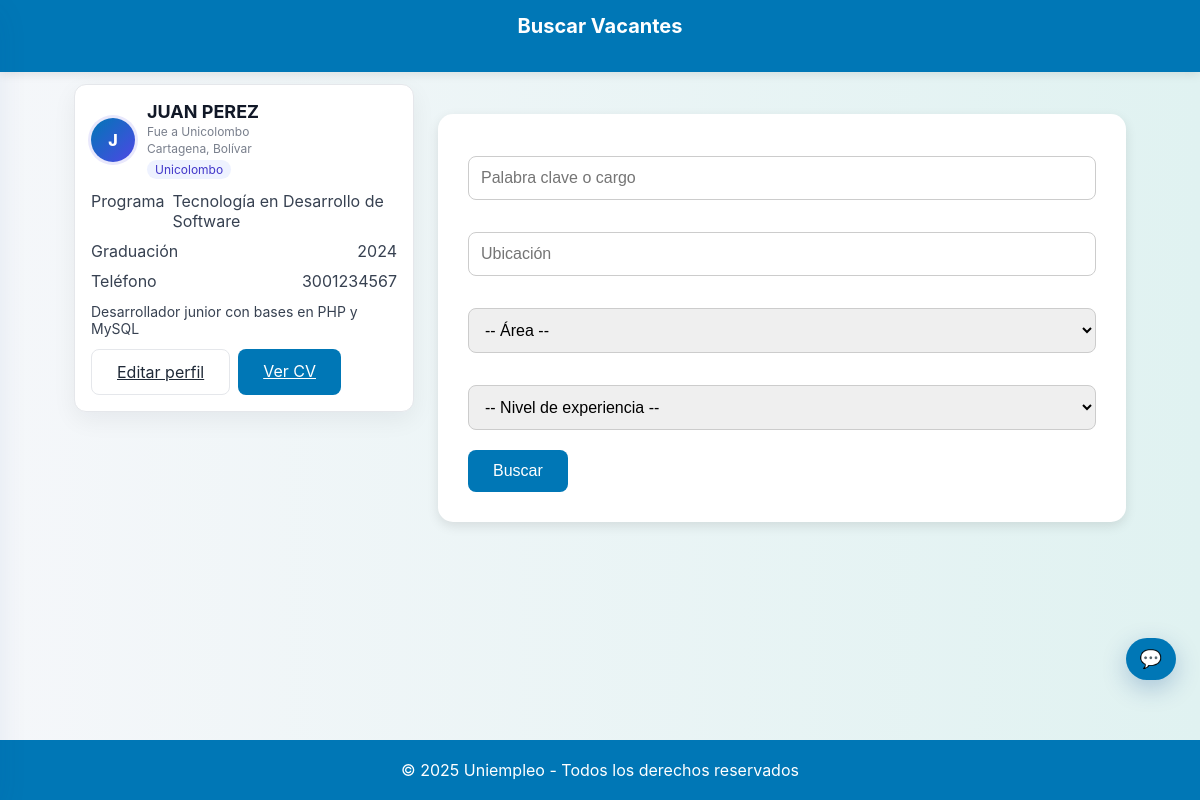
Page /UniEmpleo/BuscarVacantes.php (signed in) on the committed database.
### tables this page shows
CREATE TABLE IF NOT EXISTS `egresados` (
  `id` INT NOT NULL AUTO_INCREMENT,
  `nombre` VARCHAR(255) NOT NULL,
  `email` VARCHAR(255) NOT NULL,
  `correo` VARCHAR(255) UNIQUE,
  `contrasena` VARCHAR(255) NULL,
  `telefono` VARCHAR(50) NULL,
  `programa` VARCHAR(255) NULL,
  `graduacion` INT NULL,
  `perfil` TEXT NULL,
  `cv` VARCHAR(255) NULL,
  `created_at` TIMESTAMP DEFAULT CURRENT_TIMESTAMP,
  PRIMARY KEY (`id`),
  INDEX `idx_egresados_email` (`email`),
  INDEX `idx_egresados_correo` (`correo`)
);

### UniEmpleo/profile_card.php (the view, shortened to what this page needs)
<?php
$correo = $_SESSION['correo'] ?? null;
$egresado = null;
if ($correo) {
   $conn = mysqli_connect("localhost", "root", "", "uniempleo");
   if ($conn) {
     $stmt = mysqli_prepare($conn, "SELECT nombre, correo, email, telefono, programa, graduacion, perfil, cv FROM egresados WHERE correo = ? LIMIT 1");
     mysqli_stmt_bind_param($stmt, 's', $correo);
     mysqli_stmt_execute($stmt);
     $result = mysqli_stmt_get_result($stmt);
     if ($result && $row = mysqli_fetch_assoc($result)) {
       $egresado = $row;
     }
   }
}
$initial = '';
$substr = function($s) {
  return function_exists('mb_substr') ? mb_substr($s, 0, 1, 'UTF-8') : substr($s, 0, 1);
};
if ($egresado && !empty($egresado['nombre'])) {
  $initial = strtoupper($substr($egresado['nombre']));
} elseif ($correo) {
  $initial = strtoupper($substr($correo));
}
$nombre = $egresado['nombre'] ?? $correo;
$programa = $egresado['programa'] ?? 'Programa no especificado';
$graduacion = $egresado['graduacion'] ?? '—';
$telefono = $egresado['telefono'] ?? '—';
$institucion = 'Unicolombo';
$ciudad = 'Cartagena, Bolívar';
$perfil_text = $egresado['perfil'] ?? 'Completa tu perfil para mejores recomendaciones.';
$cv_path = $egresado['cv'] ?? null;
?>
<div class="profile-card">
  <div class="profile-header">
    <div class="profile-avatar"><?= htmlspecialchars($initial) ?></div>
    <div class="profile-info">
      <p class="profile-name"><?= htmlspecialchars(strtoupper($nombre)) ?></p>
      <p class="profile-sub">Fue a <?= htmlspecialchars($institucion) ?></p>
      <p class="profile-sub"><?= htmlspecialchars($ciudad) ?></p>
      <span class="profile-tag">Unicolombo</span>
    </div>
  </div>
  <div class="profile-meta">
    <div class="meta-item"><span>Programa</span><span><?= htmlspecialchars($programa) ?></span></div>
    <div class="meta-item"><span>Graduación</span><span><?= htmlspecialchars($graduacion) ?></span></div>
    <div class="meta-item"><span>Teléfono</span><span><?= htmlspecialchars($telefono) ?></span></div>
  </div>
  <p class="profile-summary"><?= htmlspecialchars($perfil_text) ?></p>
  <div class="profile-actions">
    <a class="button btn--ghost" href="RegistroEgresados.html">Editar perfil</a>
    <?php if ($cv_path): ?>
      <a class="button" href="<?= htmlspecialchars($cv_path) ?>" target="_blank">Ver CV</a>
    <?php endif; ?>
  </div>
</div>

### UniEmpleo/style.css (style rules this page uses)
* { margin: 0; padding: 0; box-sizing: border-box; }
body { font-family: 'Segoe UI', Tahoma, Geneva, Verdana, sans-serif; background: linear-gradient(to right, #f5f7fa, #e0f2f1); color: #333; min-height: 100vh; display: flex; flex-direction: column; }
input[type="submit"], .button { background-color: #0077b6; color: white; border: none; padding: 12px 25px; border-radius: 8px; font-size: 16px; cursor: pointer; transition: background-color 0.3s ease; }
body { font-family: 'Inter', system-ui, -apple-system, Segoe UI, Roboto, Arial, sans-serif; }
.profile-card { background: #fff; border: 1px solid #e5e7eb; border-radius: 12px; box-shadow: 0 8px 24px rgba(15,23,42,.06); padding: 16px; }
.profile-header { display:flex; align-items:center; gap:12px; margin-bottom:12px; }
.profile-avatar { width:44px; height:44px; border-radius:50%; background: linear-gradient(135deg,#0077b6,#4f46e5); color:#fff; display:flex; align-items:center; justify-content:center; font-weight:800; box-shadow: 0 0 0 3px rgba(79,70,229,.12); }
.profile-info .profile-name { margin:0; font-size:18px; font-weight:700; color:#111827; }
.profile-card .profile-sub { margin:2px 0; color:#6b7280; font-size:12px; }
.profile-tag { display:inline-block; background:#eef2ff; color:#4338ca; border-radius:12px; padding:2px 8px; font-size:12px; }
.profile-meta { display:grid; grid-template-columns: 1fr; gap:10px; margin:12px 0; }
.meta-item { display:flex; justify-content:space-between; gap:8px; color:#374151; }
.profile-summary { color:#374151; font-size:14px; }
.profile-actions { display:flex; gap:8px; margin-top:12px; }
.button.btn--ghost { background:transparent; border:1px solid #e5e7eb; color:#1f2937; }
.profile-sub { margin-top:4px; opacity:.9; }

### rows in the picture
egresados: nombre "J", nombre "JUAN PEREZ", programa "Tecnología en Desarrollo de Software", graduacion "2024", telefono "3001234567", perfil "Desarrollador junior con bases en PHP y MySQL"

### other values in the picture
$institucion "Unicolombo"
$ciudad "Cartagena, Bolívar"
